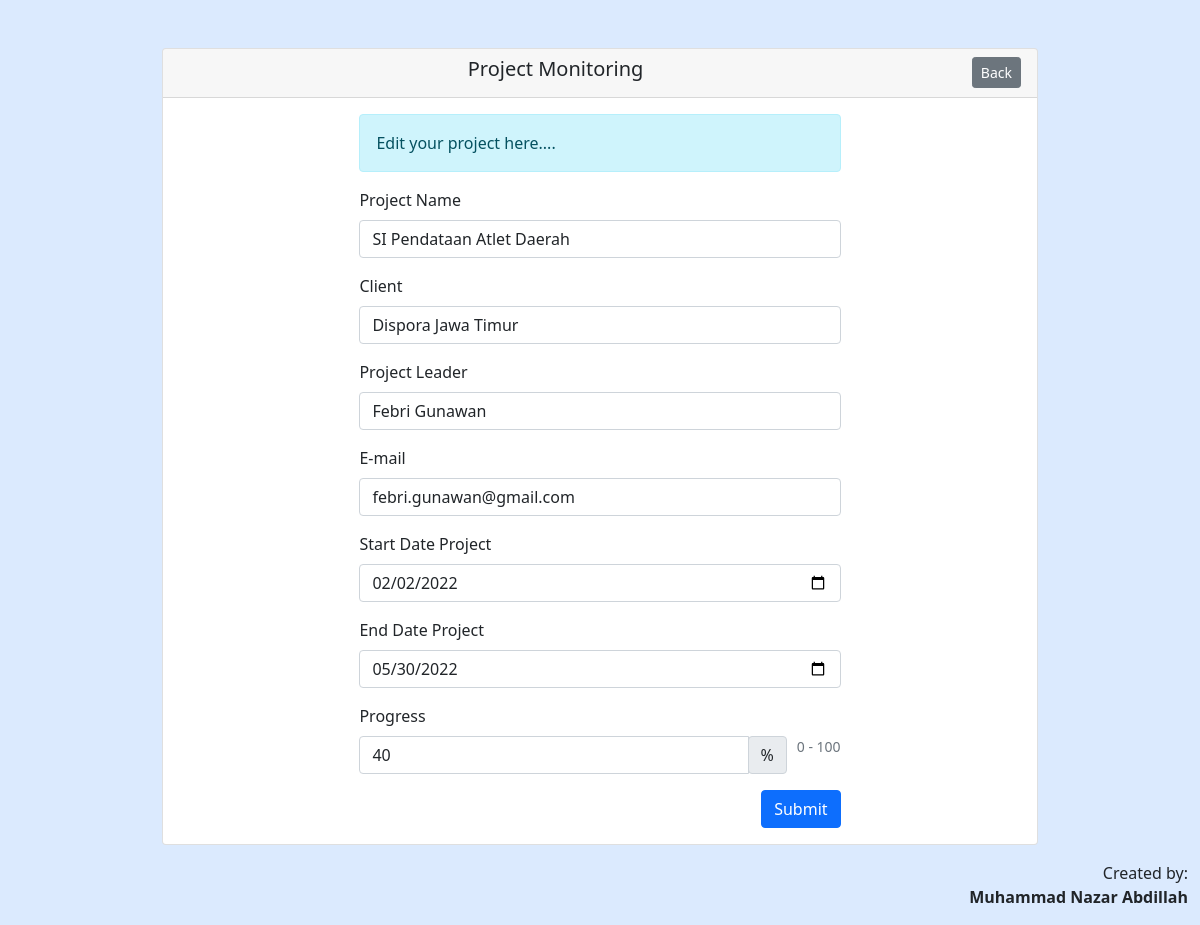
Screenshot of /monitoring/edit/3 with the database file from the repository.
### tables this page shows
CREATE TABLE `monitoring` (
  `id` int(11) NOT NULL,
  `project_name` varchar(128) NOT NULL,
  `client` varchar(128) NOT NULL,
  `project_leader` varchar(128) NOT NULL,
  `email` varchar(128) NOT NULL,
  `image` varchar(128) NOT NULL,
  `start_date` date NOT NULL,
  `end_date` date NOT NULL,
  `progress` varchar(5) NOT NULL
);

### application/controllers/Monitoring.php (called while the page is built, shortened)
<?php
class Monitoring extends CI_Controller
{
	public function edit($id)
	{
		$data['title'] = 'Edit Project Monitoring';
		$data['editproject'] = $this->monitoring->getMonitoringbyId($id);
		$this->form_validation->set_rules('project_name', 'Project Name', 'required|trim');
		$this->form_validation->set_rules('client', 'Client', 'required|trim');
		$this->form_validation->set_rules('project_leader', 'Project Leader', 'required|trim');
		$this->form_validation->set_rules('email', 'E-mail', 'required|trim');
		$this->form_validation->set_rules('start_date', 'Start Date Project', 'required|trim');
		$this->form_validation->set_rules('end_date', 'End Date Project', 'required|trim');
		$this->form_validation->set_rules('progress', 'Progress', 'required|trim');
		if ($this->form_validation->run() == false) {
			$this->load->view('monitoring/edit', $data);
		}
	}
}

### index.php (called while the page is built, shortened)
<?php
require_once BASEPATH.'core/CodeIgniter.php';

### application/models/Monitoring_model.php (called while the page is built, shortened)
<?php
class Monitoring_model extends CI_model
{
    public function getMonitoringbyId($id)
    {
        return $this->db->get_where('monitoring', ['id' => $id])->row_array();
    }
}

### application/views/monitoring/edit.php (the view, shortened to what this page needs)
<!doctype html>
<html lang="en">
<head>
    <link href="https://cdn.jsdelivr.net/npm/bootstrap@5.0.2/dist/css/bootstrap.min.css" rel="stylesheet">
    <link href="<?= base_url('assets/'); ?>/vendor/css/all.css" rel="stylesheet">
</head>
<body style="background-color: #dbeafe;">
    <div class="container-fluid mt-5">
        <div class="row">
            <div class="col-sm-10 col-md-8 col-lg-9 mx-auto d-table h-100">
                <div class="card">
                    <div class="card-header">
                        <div class="row align-items-start">
                            <div class="col">
                                <h1 class="h5">Project Monitoring</h1>
                            </div>
                            <div class="col text-end">
                                <a href="<?= base_url('monitoring'); ?>" class="btn btn-secondary btn-sm">Back</a>
                            </div>
                        </div>
                    </div>
                    <div class="card-body">
                        <div class="row">
                            <div class="col-lg-7 mx-auto">
                                <div class="alert alert-info" role="alert">
                                    Edit your project here....
                                </div>
                                <form action="" method="post">
                                    <div class="mb-3">
                                        <label for="project_name" class="form-label">Project Name</label>
                                        <input type="text" class="form-control" name="project_name" id="project_name" value="<?= $editproject['project_name']; ?>" placeholder="input your project name...">
                                    </div>
                                    <div class="mb-3">
                                        <label for="client" class="form-label">Client</label>
                                        <input type="text" class="form-control" name="client" id="client" value="<?= $editproject['client']; ?>" placeholder="input client name...">
                                    </div>
                                    <div class="mb-3">
                                        <label for="project_leader" class="form-label">Project Leader</label>
                                        <input type="text" class="form-control" name="project_leader" id="project_leader" value="<?= $editproject['project_leader']; ?>" placeholder="input your project leader...">
                                    </div>
                                    <div class="mb-3">
                                        <label for="email" class="form-label">E-mail</label>
                                        <input type="email" class="form-control" name="email" id="email" value="<?= $editproject['email']; ?>" placeholder="input your email...">
                                    </div>
                                    <div class="mb-3">
                                        <label for="start_date" class="form-label">Start Date Project</label>
                                        <input type="date" class="form-control" name="start_date" id="start_date" value="<?= $editproject['start_date']; ?>">
                                    </div>
                                    <div class="mb-3">
                                        <label for="end_date" class="form-label">End Date Project</label>
                                        <input type="date" class="form-control" name="end_date" id="end_date" value="<?= $editproject['end_date']; ?>">
                                    </div>
                                    <label for="progress" class="form-label">Progress</label>
                                    <div class="input-group mb-3">
                                        <input class="form-control" type="number" value="<?= $editproject['progress']; ?>" id="progress" name="progress" min="0" max="100">
                                        <div class="input-group-append">
                                            <span class="input-group-text">%</span>
                                        </div>
                                        <small class="text-muted">&nbsp;&nbsp; 0 - 100</small>
                                    </div>
                                    <div class="text-end">
                                        <button type="submit" class="btn btn-primary">Submit</button>
                                    </div>
                                </form>
                            </div>
                        </div>
                    </div>
                </div>
            </div>
        </div>
        <div class="mt-3">
            <div class="col text-end">
                <p class="mb-0">Created by:</p>
                <p><strong>Muhammad Nazar Abdillah</strong></p>
            </div>
        </div>
    </div>
</body>
</html>

### rows the page displays
monitoring: project_name "SI Pendataan Atlet Daerah", client "Dispora Jawa Timur", project_leader "Febri Gunawan", email "febri.gunawan@gmail.com", start_date "02/02/2022", end_date "05/30/2022", progress "40"
